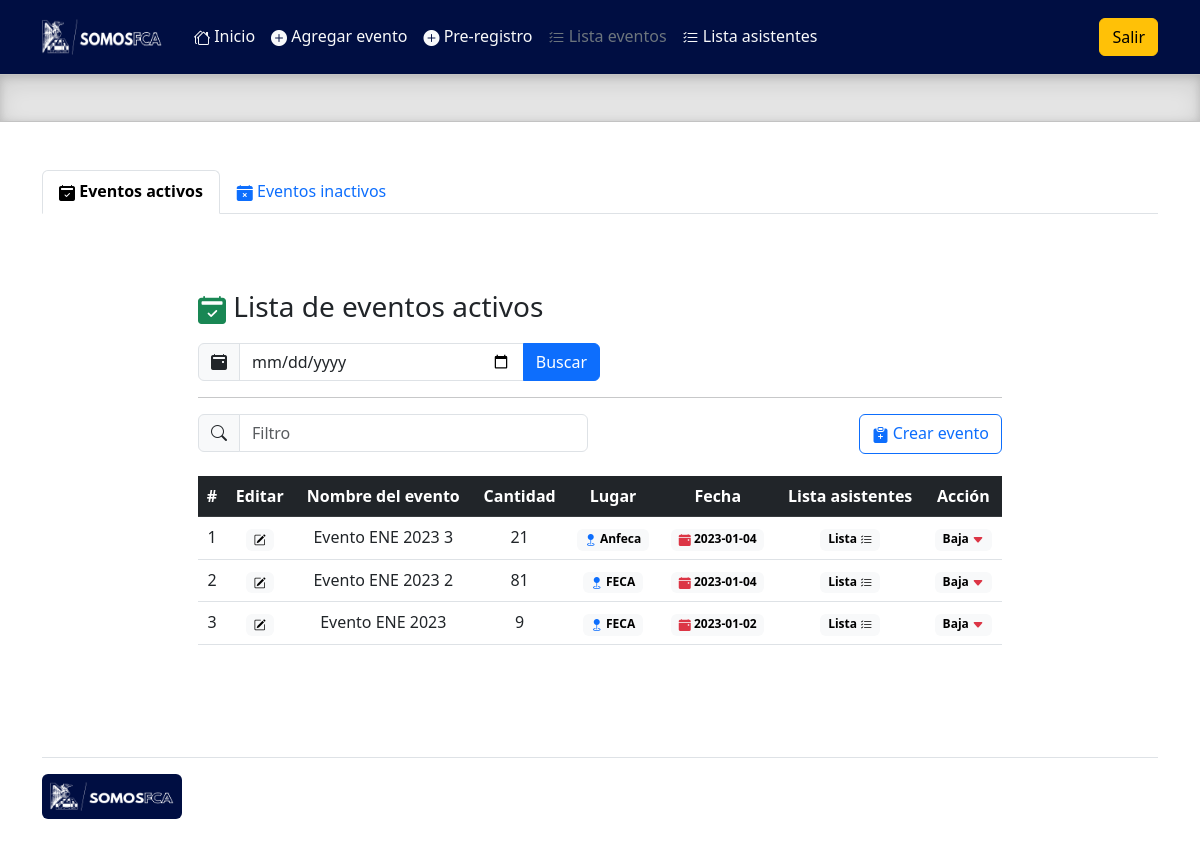
Page /admin/lista_eventos.php on the earlier database version.
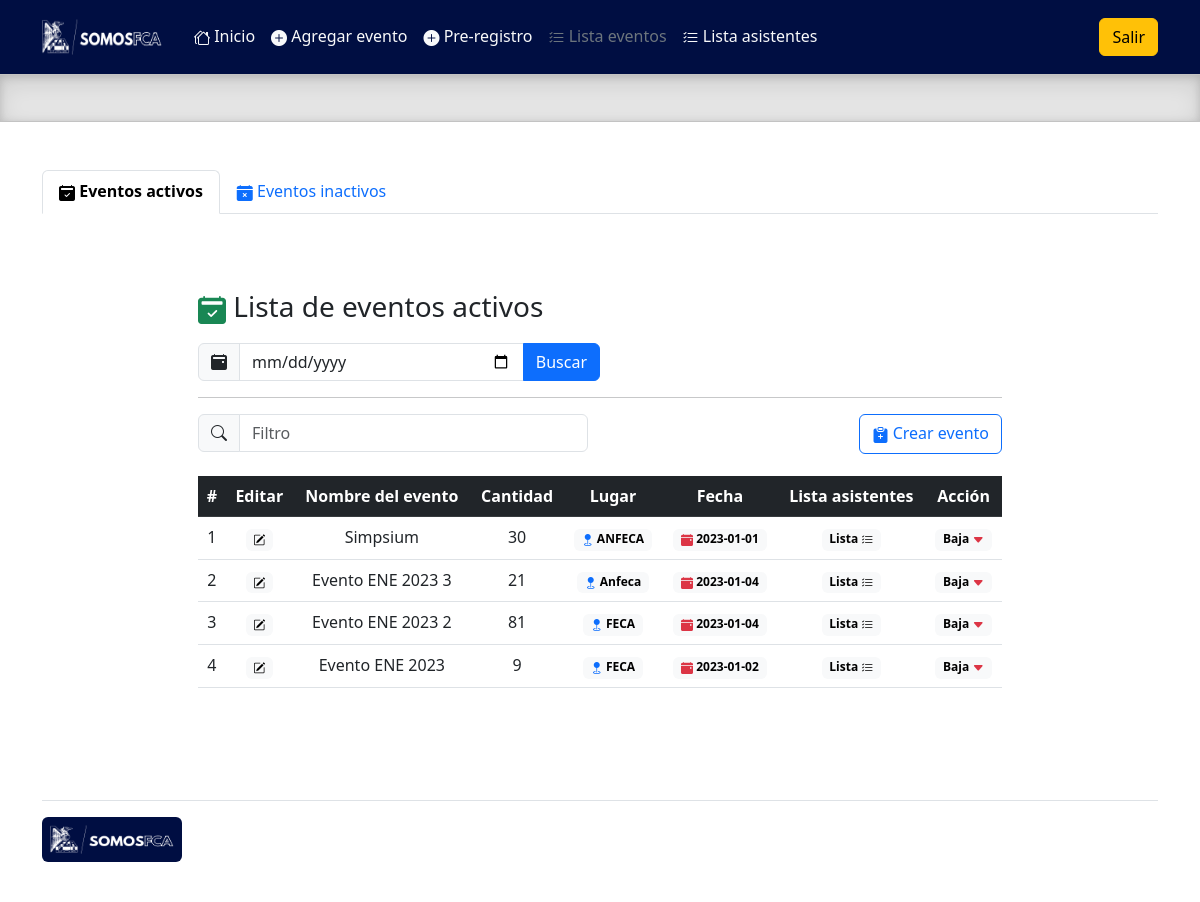
Same page on the later database version.
### tables this page shows
CREATE TABLE `eventos` (
  `id` int(11) NOT NULL,
  `nombre` varchar(100) NOT NULL,
  `capacidad` int(11) NOT NULL,
  `fecha` date NOT NULL,
  `lugar` varchar(50) NOT NULL,
  `activo` int(11) DEFAULT NULL
);

### admin/query/query_eventos.php (called while the page is built, shortened)
<?php
include('prcd/qc.php');
    if(isset($_POST['fecha'])){
        $fechaBusqueda = $_POST['fecha'];
        $annio = substr($fechaBusqueda, 0, 4);
        $mes = substr($fechaBusqueda, 5, 2);
        $sqlBusqueda = "SELECT * FROM eventos WHERE YEAR(fecha) = $annio
        AND MONTH(fecha)  = $mes AND activo = 1 ORDER BY id DESC";
        $resultadoEvento = $conn->query($sqlBusqueda);
    }
    else{
        $queryEventos = "SELECT * FROM eventos WHERE YEAR(fecha) = YEAR(CURRENT_DATE())
        AND MONTH(fecha) = MONTH(CURRENT_DATE()) AND activo = 1 ORDER BY id DESC";
        $resultadoEvento = $conn->query($queryEventos);
    }
?>

### admin/lista_eventos.php (the view, shortened to what this page needs)
<!doctype html>
<html lang="en">
  <head>
    <link rel="stylesheet" href="https://cdn.jsdelivr.net/npm/bootstrap-icons@1.10.2/font/bootstrap-icons.css">
    <link href="../assets/dist/css/bootstrap.min.css" rel="stylesheet">
    <link href="headers.css" rel="stylesheet">
  </head>
  <body>
<main class="mb-0">
  <header class="p-3" style="background-color:#000e42;">
    <div class="container">
      <div class="d-flex flex-wrap align-items-center justify-content-center justify-content-lg-start">
        <a href="/" class="d-flex align-items-center mb-2 mb-lg-0 text-white text-decoration-none">
          <img src="../assets/brand/img/logo.png" width="120" height="36" role="img" alt="">
        </a>
        <ul class="nav col-12 col-lg-auto me-lg-auto mb-2 ms-4 justify-content-center mb-md-0">
          <li><a href="index.php" class="nav-link px-2 text-light"><i class="bi bi-houses"></i> Inicio</a></li>
          <li><a href="alta_eventos.php" class="nav-link px-2 text-light"><i class="bi bi-plus-circle-fill"></i> Agregar evento</a></li>
          <li><a href="alta_asistentes.php" class="nav-link px-2 text-light"><i class="bi bi-plus-circle-fill"></i> Pre-registro</a></li>
          <li><a href="#" class="nav-link px-2 text-secondary"><i class="bi bi-list-check"></i> Lista eventos</a></li>
          <li><a href="lista_asistentes.php" class="nav-link px-2 text-light"><i class="bi bi-list-check"></i> Lista asistentes</a></li>
        </ul>
        <div class="text-end">
          <button type="button" class="btn btn-warning">Salir</button>
        </div>
      </div>
    </div>
  </header>
  <div class="b-example-divider">
  </div>
  <div class="container mt-5">
    <ul class="nav nav-tabs">
      <li class="nav-item">
        <a class="nav-link active" aria-current="page" href="#"><i class="bi bi-calendar2-check-fill"></i> <strong>Eventos activos</strong></a>
      </li>
      <li class="nav-item">
        <a class="nav-link" href="lista_eventos_baja.php"><i class="bi bi-calendar-x-fill"></i> Eventos inactivos</a>
      </li>
    </ul>
  </div>
  <div class="container-fluid w-75 h-100 mt-1 mb-5 p-5">
    <h3 class="mt-4 mb-3 text-dark"><i class="bi bi-calendar2-check-fill text-success"></i> Lista de eventos activos</h3>
        <form action="lista_eventos.php" method="POST">
        <div class="input-group mb-3 w-50">
          <span class="input-group-text" id="basic-addon1"><i class="bi bi-calendar2-event-fill"></i></span>
          <input type="date" class="form-control" aria-describedby="basic-addon1" name="fecha">
          <button class="btn btn-primary" type="sumbit">Buscar</button>
        </div>
        </form>
        <hr>
        <div class="row">
            <div class="col">
                <div class="input-group mb-4 w-100">
                    <span class="input-group-text" id="basic-addon1"><i class="bi bi-search"></i></span>
                    <input type="text" class="form-control" placeholder="Filtro" aria-label="Filtro" aria-describedby="basic-addon1" id="myInput">
                </div>
            </div>
            <div class="col text-end">
                <a href="alta_eventos.php" class="btn btn-outline-primary"><i class="bi bi-clipboard-plus-fill"></i> Crear evento</a>
            </div>
        </div>
    <table class="table table-hover text-center">
        <thead class="table-dark">
            <tr>
            <th scope="col">#</th>
            <th scope="col">Editar</th>
            <th scope="col">Nombre del evento</th>
            <th scope="col">Cantidad</th>
            <th scope="col">Lugar</th>
            <th scope="col">Fecha</th>
            <th scope="col">Lista asistentes</th>
            <th scope="col">Acción</th>
            </tr>
        </thead>
        <tbody id="myTable">
        <?
        include ('query/query_eventos.php');
        $filas_resultado = $resultadoEvento->num_rows;
        if($filas_resultado >= 1 ){
        $x = 0;
        while($rowEvento = $resultadoEvento->fetch_assoc()){
          $x++;
          echo'
          <tr>
            <td>'.$x.'</td>
            <td><a href="#" data-bs-toggle="modal" data-bs-target="#editarEvento'.$rowEvento['id'].'"><span class="badge text-bg-light"><i class="bi bi-pencil-square"></i></span></a></td>
            <td>'.$rowEvento['nombre'].'</td>
            <td>'.$rowEvento['capacidad'].'</td>
            <td><span class="badge text-bg-light"><i class="bi bi-geo-fill text-primary"></i> '.$rowEvento['lugar'].'</span></td>
            <td><span class="badge text-bg-light"><i class="bi bi-calendar-event-fill text-danger"></i> '.$rowEvento['fecha'].'</span></td>
            <td class=""><a href="lista_individual_asistentes.php?evento='.$rowEvento['id'].'"><span class="badge text-bg-light">Lista <i class="bi bi-list-check"></i></span></a></td>
            <td class=""><a href="#" data-bs-toggle="modal" data-bs-target="#editarEstatus'.$rowEvento['id'].'"><span class="badge text-bg-light">Baja <i class="bi bi-caret-down-fill text-danger"></i></span></a></td>
          </tr>
          ';
        }
      }
      else{
        echo'
      <script>
      alert("No hay eventos registrados en las fechas solicitadas");
      </script>
      ';
      }
        ?>
        </tbody>
    </table>
</main>
<div class="container">
  <footer class="d-flex flex-wrap justify-content-between align-items-center py-3 my-4 border-top">
      <p class="col-md-12 mb-0 text-muted"><a href="/" class="col-md-4 d-flex mb-md-0 me-md-auto link-dark text-decoration-none">
                <img src="../assets/brand/img/logo.png" width="140" height="45" role="img" alt="" class="p-2 rounded" style="background-color:#000e42">
            </a></p>
    </footer>
  </div>
  </body>
</html>

### admin/lista_eventos.php (style rules this page uses)
.b-example-divider { height: 3rem; background-color: rgba(0, 0, 0, .1); border: solid rgba(0, 0, 0, .15); border-width: 1px 0; box-shadow: inset 0 .5em 1.5em rgba(0, 0, 0, .1), inset 0 .125em .5em rgba(0, 0, 0, .15); }
.bi { vertical-align: -.125em; fill: currentColor; }

Differences in the rows shown:
added eventos: nombre "Simpsium", capacidad "30", lugar "ANFECA", fecha "2023-01-01"
